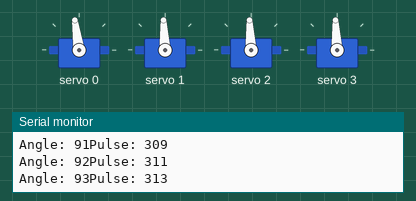
Bench run of a sketch on a simulated Arduino Uno, built with avr-gcc and run on an emulated ATmega328P. Parts: 4 × servo, the last lines printed to the serial monitor.

Above: at 1.18 s.
At 4.76 s:
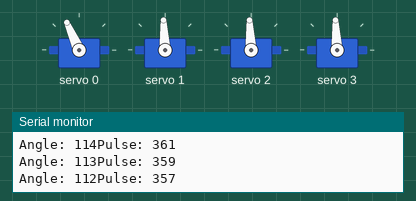
At 8.78 s:
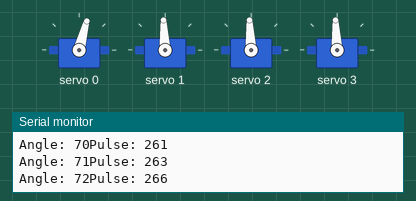
At 17.2 s:
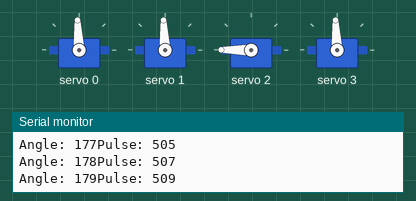
At 25.27 s:
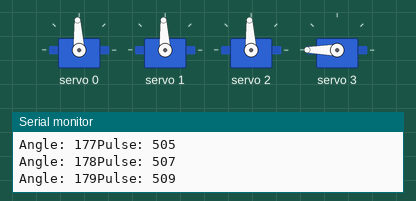
At 34.3 s:
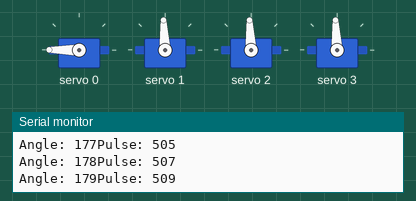
Timing chart, 0 to 40.0 s (numbered marks = the images above):
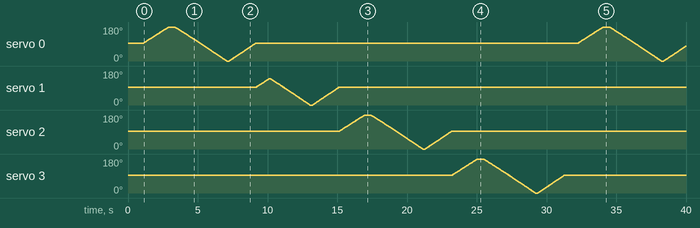

The sketch:

test_arm.ino
```cpp
/*
This file is to test if your arm works
*/
#include <Wire.h>
#include <Adafruit_PWMServoDriver.h>
#define SERVOMIN 102  // this is the 'minimum' pulse length count (out of 4096)
#define SERVOMAX 512  // this is the 'maximum' pulse length count (out of 4096)


Adafruit_PWMServoDriver pwm = Adafruit_PWMServoDriver();
int angles[360];


void setup() {
    Serial.begin(9600);
    Serial.println("Servo test!");
    pwm.begin();
    pwm.setPWMFreq(50);  // Analog servos run at ~50 Hz updates
    delay(1000);
    Serial.println("Init");
    for(int i=0; i<4; i++)
        pwm.setPWM(i, 0, angleToPulse(90));
}


void loop() {
    // init angle of all arms is 90
    Serial.println("Start");
    for(int i=0; i<4; i++) {
        int angle = 90;
        for(; angle<181 && (i!=1 || angle<135); ++angle) {
            delay(10);
            pwm.setPWM(i, 0, angleToPulse(angle));
        }
        for(; angle>0; --angle) {
            delay(10);
            pwm.setPWM(i, 0, angleToPulse(angle));
        }
        for(; angle<91; ++angle) {
            delay(10);
            pwm.setPWM(i, 0, angleToPulse(angle));
        }
    }
    Serial.println("OK");
    delay(1000);
}


int angleToPulse(int ang) {
    // map angle of 0 to 180 to Servo min and Servo max
    int pulse = map(ang, 0, 180, SERVOMIN, SERVOMAX);
    Serial.print("Angle: ");
    Serial.print(ang);
    Serial.print("Pulse: ");
    Serial.println(pulse);
    return pulse;
}
```
